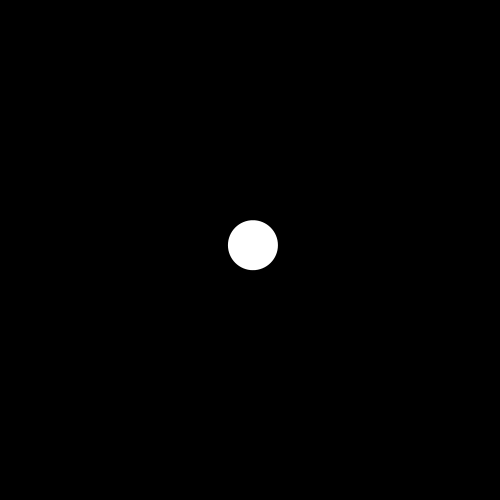
Frame 1 (no input)
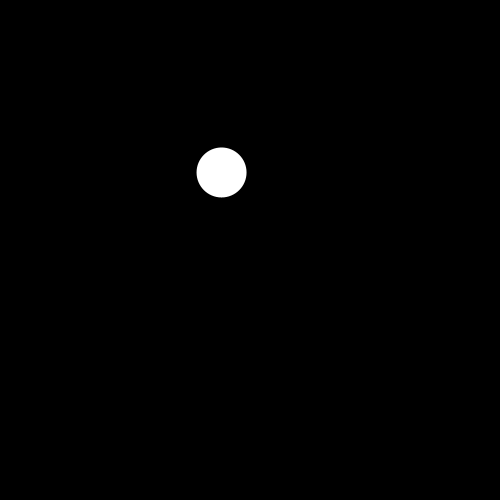
Frame 60 (the mouse pressed at the canvas centre just before this capture)
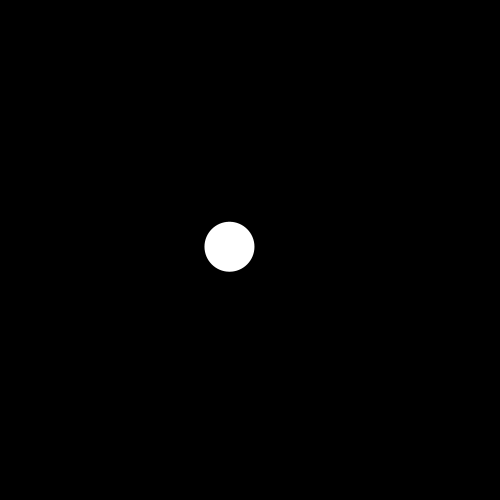
Frame 120 (the mouse held since frame 60 and released just before this capture)

The Processing sketch that drew these frames (run headless with seeded random() and noise(); from frame 60 on, the mouse is pressed at the canvas centre):

// Processing sketch: Dinamic_circle_interpolation_random
// ── Dinamic_circle_interpolation_random.pde
float x;
float y;
float v=10;
void setup(){
  size(500,500);
  x = width/2;
  y = height/2;
  noStroke();
}

void draw(){
  background(0);
  fill(255);
  x=x+random(-v, +v);
  y=y+random(-v, +v);
  ellipse(x, y, 50,50);
  
  
}
